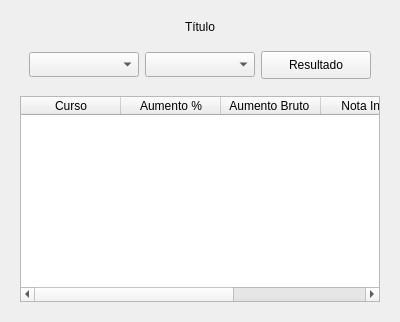
<?xml version="1.0" encoding="UTF-8"?>
<ui version="4.0">
 <class>Form</class>
 <widget class="QWidget" name="Form">
  <property name="geometry">
   <rect>
    <x>0</x>
    <y>0</y>
    <width>400</width>
    <height>322</height>
   </rect>
  </property>
  <property name="windowTitle">
   <string>Form</string>
  </property>
  <layout class="QGridLayout" name="gridLayout">
   <item row="0" column="0">
    <widget class="QWidget" name="widget" native="true">
     <layout class="QVBoxLayout" name="verticalLayout">
      <item>
       <widget class="QLabel" name="label">
        <property name="text">
         <string>Título</string>
        </property>
        <property name="textFormat">
         <enum>Qt::AutoText</enum>
        </property>
        <property name="alignment">
         <set>Qt::AlignCenter</set>
        </property>
        <property name="margin">
         <number>1</number>
        </property>
       </widget>
      </item>
      <item>
       <widget class="QWidget" name="widget_2" native="true">
        <property name="sizePolicy">
         <sizepolicy hsizetype="Preferred" vsizetype="Preferred">
          <horstretch>0</horstretch>
          <verstretch>1</verstretch>
         </sizepolicy>
        </property>
        <property name="maximumSize">
         <size>
          <width>16777215</width>
          <height>50</height>
         </size>
        </property>
        <layout class="QHBoxLayout" name="horizontalLayout">
         <item>
          <widget class="QComboBox" name="anoInicial">
           <property name="sizePolicy">
            <sizepolicy hsizetype="Preferred" vsizetype="Preferred">
             <horstretch>0</horstretch>
             <verstretch>0</verstretch>
            </sizepolicy>
           </property>
           <property name="minimumSize">
            <size>
             <width>0</width>
             <height>0</height>
            </size>
           </property>
           <property name="maximumSize">
            <size>
             <width>16777215</width>
             <height>25</height>
            </size>
           </property>
          </widget>
         </item>
         <item>
          <widget class="QComboBox" name="anoFinal">
           <property name="sizePolicy">
            <sizepolicy hsizetype="Preferred" vsizetype="Preferred">
             <horstretch>0</horstretch>
             <verstretch>0</verstretch>
            </sizepolicy>
           </property>
           <property name="maximumSize">
            <size>
             <width>16777215</width>
             <height>25</height>
            </size>
           </property>
          </widget>
         </item>
         <item>
          <widget class="QPushButton" name="botaoResultado">
           <property name="sizePolicy">
            <sizepolicy hsizetype="Minimum" vsizetype="Preferred">
             <horstretch>0</horstretch>
             <verstretch>0</verstretch>
            </sizepolicy>
           </property>
           <property name="maximumSize">
            <size>
             <width>16777215</width>
             <height>28</height>
            </size>
           </property>
           <property name="text">
            <string>Resultado</string>
           </property>
          </widget>
         </item>
        </layout>
       </widget>
      </item>
      <item>
       <widget class="QTableWidget" name="tabela">
        <property name="sizePolicy">
         <sizepolicy hsizetype="Expanding" vsizetype="Expanding">
          <horstretch>0</horstretch>
          <verstretch>4</verstretch>
         </sizepolicy>
        </property>
        <property name="editTriggers">
         <set>QAbstractItemView::NoEditTriggers</set>
        </property>
        <property name="sortingEnabled">
         <bool>true</bool>
        </property>
        <column>
         <property name="text">
          <string>Curso</string>
         </property>
        </column>
        <column>
         <property name="text">
          <string>Aumento %</string>
         </property>
        </column>
        <column>
         <property name="text">
          <string>Aumento Bruto </string>
         </property>
        </column>
        <column>
         <property name="text">
          <string>Nota Inicial</string>
         </property>
        </column>
        <column>
         <property name="text">
          <string>Nota Final</string>
         </property>
        </column>
       </widget>
      </item>
     </layout>
    </widget>
   </item>
  </layout>
 </widget>
 <resources/>
 <connections/>
</ui>
